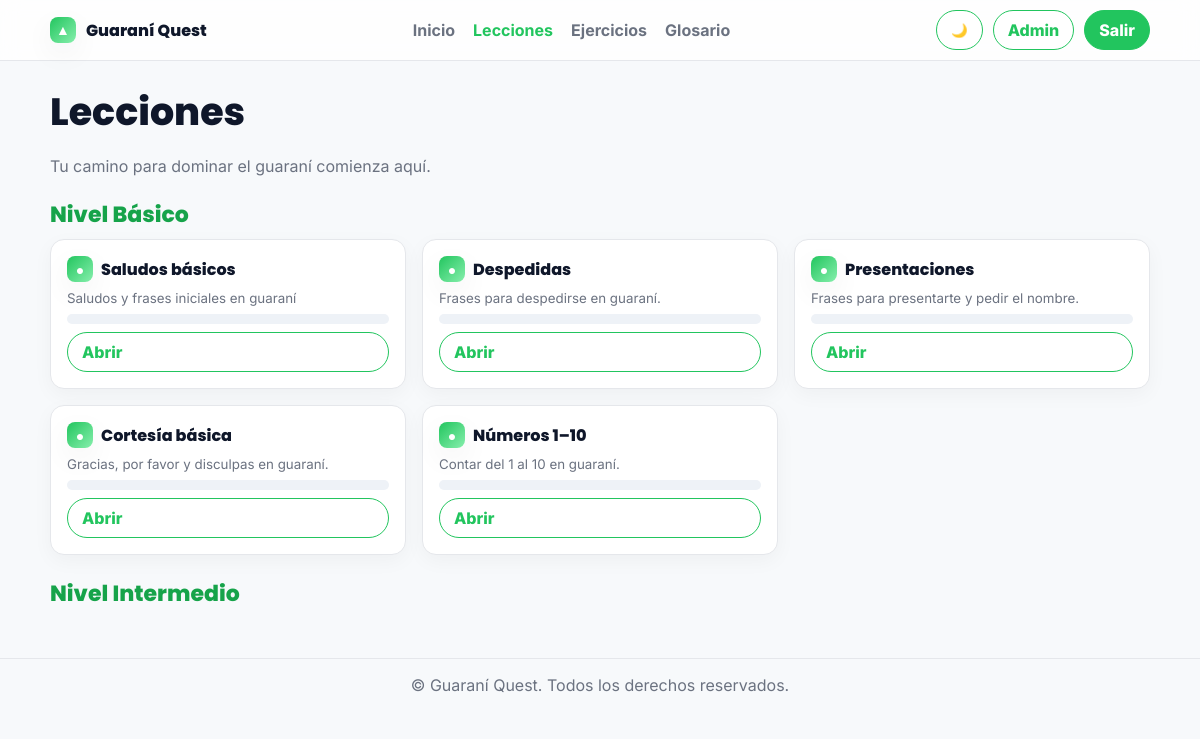
Screenshot of /learning/lessons/ (signed in) with the database file from the repository.
### learning/models.py (models this page shows, shortened)
class Lesson(models.Model):
    title = models.CharField(max_length=200)
    description = models.TextField(blank=True)
    order = models.PositiveIntegerField(default=0)
    is_published = models.BooleanField(default=True)
    class Meta:
        ordering = ["order", "id"]

### learning/views.py (the view)
# urls.py: path("lessons/", views.lessons_overview, name="lessons_overview"),
@login_required
def lessons_overview(request):
  lessons = Lesson.objects.filter(is_published=True).order_by("order")
  progress_map = {lp.lesson_id: lp for lp in UserLessonProgress.objects.filter(user=request.user)}
  return render(request, "learning/lessons_overview.html", {"lessons": lessons, "progress_map": progress_map})

### learning/templatetags/dict_extras.py (called while the page is built)
@register.filter
def get_item(d, key):
    try:
        return d.get(key)
    except Exception:
        return None

### learning/templates/learning/lessons_overview.html (shortened to what this page needs)
{% extends "base.html" %}
{% load dict_extras %}
{% block content %}
  <section style="margin:22px 0;">
    <h1>Lecciones</h1>
    <p class="lead">Tu camino para dominar el guaraní comienza aquí.</p>
  </section>
  <section style="margin:16px 0;">
    <h3 style="color:#16a34a">Nivel Básico</h3>
    <div class="grid grid-3">
      {% for l in lessons %}
        {% if l.order < 100 %}
          {% with lp=progress_map|get_item:l.id %}
          <div class="tile">
            <div style="display:flex;align-items:center;gap:8px;">
              <span class="qx-logo">●</span>
              <h4 style="margin:0">{{ l.title }}</h4>
            </div>
            <small>{{ l.description|default:"" }}</small>
            <div class="progress"><div class="bar" style="width: {{ lp.progress_percent|default:0 }}%"></div></div>
            <a class="qx-btn qx-outline" href="{% url 'lesson_detail' l.id %}">Abrir</a>
          </div>
          {% endwith %}
        {% endif %}
      {% endfor %}
    </div>
  </section>
  <section style="margin:22px 0;">
    <h3 style="color:#16a34a">Nivel Intermedio</h3>
  </section>
{% endblock %}

### learning/static/css/styles.css (style rules this page uses)
:root { --green:#22c55e; --green-600:#16a34a; --green-700:#15803d; --bg:#f7f9fb; --text:#0f172a; --muted:#6b7280; --card:#ffffff; --border:#e5e7eb; --radius:14px; --shadow:0 10px 30px rgba(0,0,0,.06); }
* { box-sizing:border-box }
html,body { height:100% }
body.qx { margin:0; background:var(--bg); color:var(--text); font-family:Inter,system-ui,Arial,sans-serif; }
.qx-logo { display:inline-grid;place-items:center;width:26px;height:26px;border-radius:8px;background:linear-gradient(135deg,var(--green),#86efac);color:#fff;box-shadow:var(--shadow);font-size:14px }
.qx-btn { background:var(--green);color:#fff;border:1px solid var(--green);padding:9px 14px;border-radius:999px;font-weight:800;text-decoration:none }
.qx-outline { background:#fff;color:var(--green);border-color:var(--green) }
h1,h2,h3 { font-family:Poppins,Inter;font-weight:800;margin:8px 0 }
h1 { font-size:38px }
h3 { font-size:22px }
p.lead { color:var(--muted);max-width:720px }
.tile { display:flex;flex-direction:column;gap:8px;padding:16px;border-radius:14px;border:1px solid var(--border);background:#fff;box-shadow:0 6px 20px rgba(0,0,0,.04) }
.tile h4 { font-family:Poppins;font-weight:800;margin:0 }
.tile small { color:var(--muted) }
.grid { display:grid;gap:16px }
.grid-3 { grid-template-columns:repeat(3,minmax(0,1fr)) }
.progress { height:10px;width:100%;border-radius:999px;background:#eef2f7;overflow:hidden }

### rows the page displays
Lesson: title "Saludos básicos", description "Saludos y frases iniciales en guaraní"
Lesson: title "Despedidas", description "Frases para despedirse en guaraní."
Lesson: title "Presentaciones", description "Frases para presentarte y pedir el nombre."
Lesson: title "Cortesía básica", description "Gracias, por favor y disculpas en guaraní."
Lesson: title "Números 1–10", description "Contar del 1 al 10 en guaraní."
